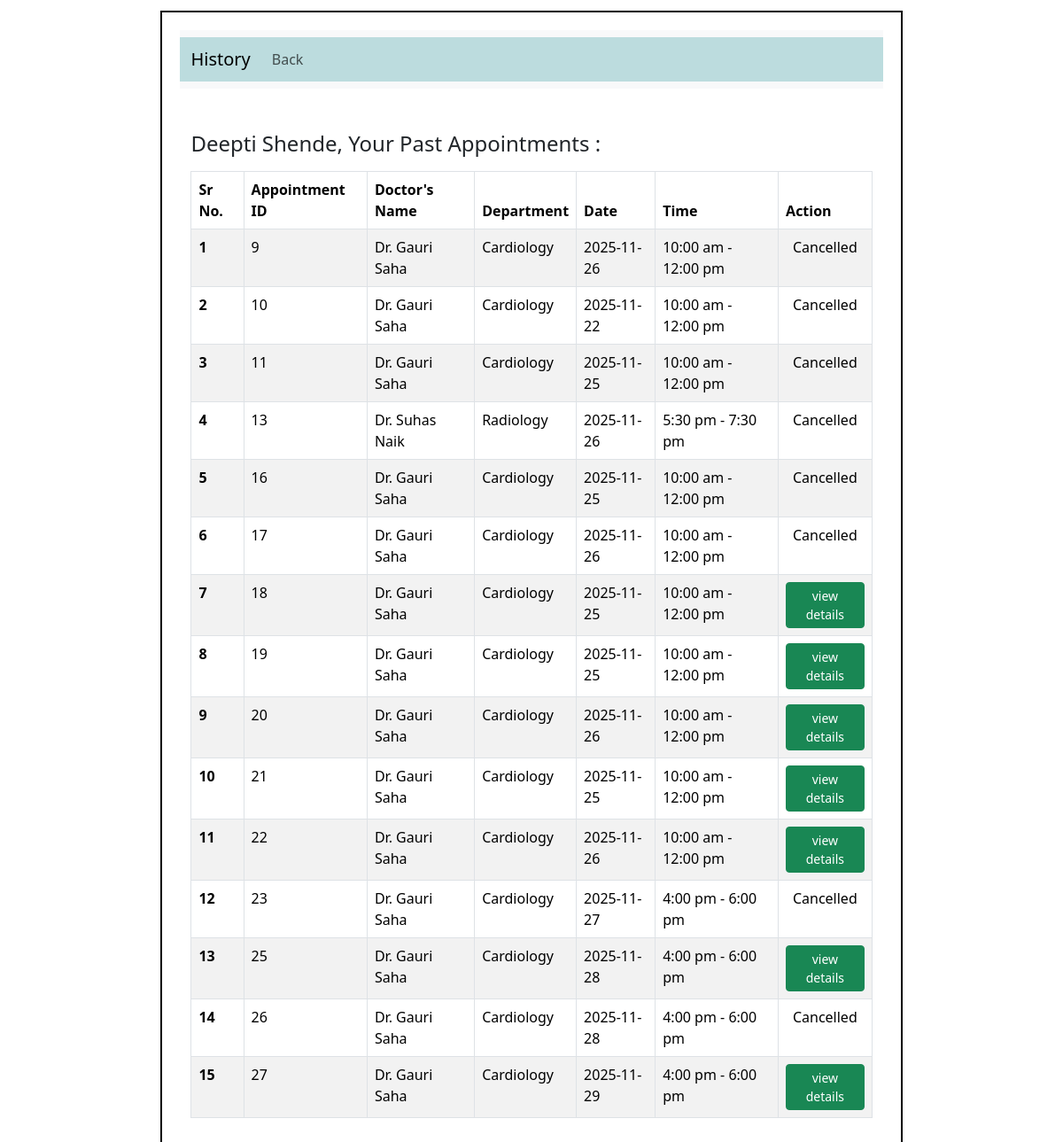
/patient/3/past_appointments, run on an earlier commit of the app's database.
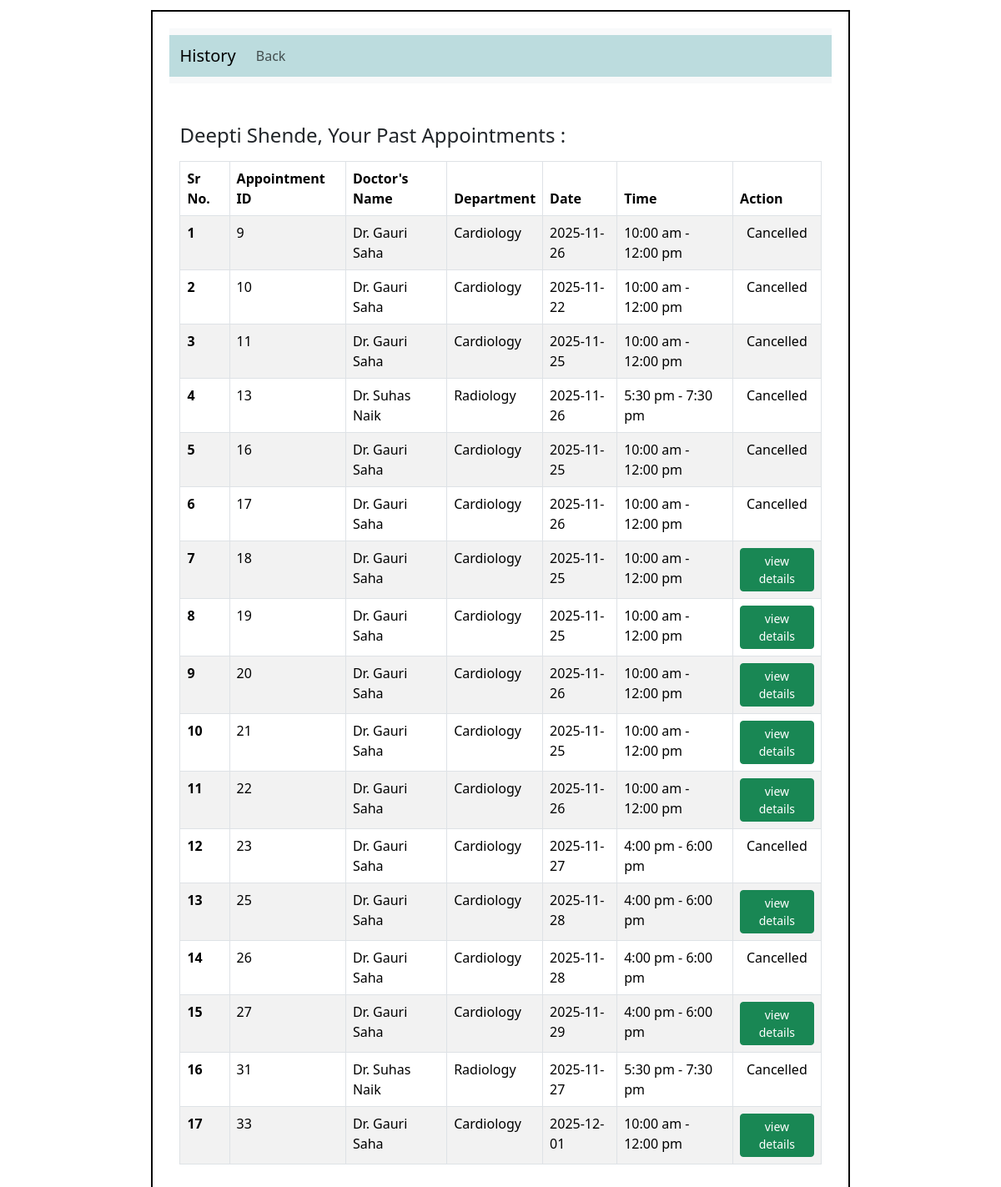
And on a later commit of the database.
### application/models.py (models this page shows)
class Patient(db.Model):
    __tablename__ = "Patient"
    patient_id = db.Column(db.Integer, primary_key=True)
    name = db.Column(db.String(), nullable=False)
    phone = db.Column(db.String())
    age = db.Column(db.Integer)
    gender = db.Column(db.String())
    email = db.Column(db.String(), unique=True)
    username = db.Column(db.String(), unique=True, nullable=False)
    password = db.Column(db.String(), nullable=False)
    address = db.Column(db.String())
    patient_type = db.Column(db.String(), default='OPD')  # OPD/IPD
    status = db.Column(db.String(), default='Active')
    consultant = db.Column(db.Integer, db.ForeignKey('Doctor.doctor_id'))  #foreignkey
    appointments = db.relationship('Appointment', backref='patient', lazy=True)  # relationship
    treatment = db.relationship('Treatment', backref='patient', lazy=True) #realtionship

class Appointment(db.Model):
    __tablename__ = "Appointment"
    appointment_id = db.Column(db.Integer, primary_key=True)
    date = db.Column(db.String() , nullable=False)
    time = db.Column(db.String(), nullable=False)
    status = db.Column(db.String(), default='Upcoming', nullable=False)
    doctor_id = db.Column(db.Integer, db.ForeignKey('Doctor.doctor_id'))   #foreignkey
    patient_id = db.Column(db.Integer, db.ForeignKey('Patient.patient_id'))  #foreignkey

class Doctor(db.Model):
    __tablename__ = "Doctor"
    doctor_id = db.Column(db.Integer, primary_key=True)
    name = db.Column(db.String(), nullable = False)
    phone = db.Column(db.String(), nullable = False)
    age = db.Column(db.Integer, nullable = False)
    gender = db.Column(db.String(), nullable = False)
    email = db.Column(db.String(), unique=True, nullable = False)
    username = db.Column(db.String(), unique=True, nullable=False)
    password = db.Column(db.String(), nullable=False)
    appointments = db.relationship('Appointment', backref='doctor', lazy=True)  # relationship
    dept_id= db.Column(db.Integer, db.ForeignKey('Department.department_id'))    #foreignkey
    role = db.Column(db.String())
    info = db.Column(db.String())
    exp_year = db.Column(db.Integer)

class Department(db.Model):
    __tablename__ = "Department"
    department_id = db.Column(db.Integer, primary_key = True)
    department_name = db.Column(db.String(), nullable=False)
    info = db.Column(db.String(), nullable=False)
    doctors = db.relationship('Doctor', backref='dept', lazy=True) #relationship

### application/controllers.py (the view)
@app.route("/patient/<int:pat_id>/past_appointments", methods=['GET'])
def past_appointments(pat_id):
    patient = Patient.query.filter_by(patient_id=pat_id).first()
    appoint = Appointment.query.filter(Appointment.patient_id==patient.patient_id, Appointment.status.in_(["Completed", "Cancelled"])).all()
    return render_template('p_past_appoint.html', patient=patient, appoint=appoint)

### templates/p_past_appoint.html (shortened to what this page needs)
<!DOCTYPE html>
<html lang="en">
    <head>
        <link rel="stylesheet" href="/static/style.css">
        <link href="https://cdn.jsdelivr.net/npm/bootstrap@5.3.8/dist/css/bootstrap.min.css" rel="stylesheet"
>
    </head>
    <body>
        <div id="main">
            <div id="canvas">
                <nav class="navbar navbar-expand-lg bg-body-tertiary">
                    <div id="nav" class="container-fluid">
                        <a class="navbar-brand">History</a>
                        <div class="collapse navbar-collapse" id="navbarSupportedContent">
                            <ul class="navbar-nav me-auto mb-2 mb-lg-0">
                                <li class="nav-item">
                                    <a class="nav-link" href="/patient/{{patient.patient_id}}">Back</a>
                                </li>
                            </ul>
                    </div>
                </nav>
                <div id="content">
                    <div class="container my-5">
                        <div class="d-flex align-items-center mb-3">
                            <h4 class="m-0 me-2">{{patient.name}}, Your Past Appointments : </h4> <br>
                        </div>
                        <table class="table border table-bordered table-striped">
                            <thead>
                                <tr>
                                    <th scope="col">Sr No.</th>
                                    <th scope="col">Appointment ID</th>
                                    <th scope="col">Doctor's Name</th>
                                    <th scope="col">Department</th>
                                    <th scope="col">Date</th>
                                    <th scope="col">Time</th>
                                    <th scope="col">Action</th>
                                </tr>
                            </thead>
                            <tbody>
                                {% set ns = namespace(found=false, count=0) %}
                                {% for a in appoint %}
                                    {% if a %}
                                    {% set ns.count = ns.count + 1 %}
                                    {% set ns.found = true %}
                                    <tr>
                                        <th scope="row">{{ ns.count }}</th>
                                        <!-- {% set dr = a.doctor %}
                                        {% set dept = dr.dept.department_name %} -->
                                        <td>{{ a.appointment_id }}</td>
                                        <td>Dr. {{ a.doctor.name }}</td>
                                        <td>{{ a.doctor.dept.department_name }}</td>
                                        <td>{{ a.date }}</td>
                                        <td>{{ a.time }}</td>
                                        {% if a.status == "Completed" %}
                                        <td class="text-center">
                                            <a href="/view_patient_history/{{a.appointment_id}}" class="btn btn-success btn-sm">view details</a>
                                        </td>
                                        {% elif a.status == "Cancelled" %}
                                            <td class="text-center" > Cancelled</td>
                                        {% endif %}
                                    </tr>
                                    {% endif %}
                                {% endfor %}
                            </tbody>
                        </table>
                </div>
            </div>
        </div>
    </body>
</html>

### static/style.css (style rules this page uses)
* { margin: 0; }
#main,canvas { border: 2px solid white; margin-top: 10px; height: auto; }
#canvas { width: 60%; height: 600px; margin:auto; border: 2px solid black; }
#nav { background: #bcdcde; height: 50px; }

### templates/p_past_appoint.html (style rules this page uses)
#canvas { width: 70%; height: auto; padding: 20px; }

What changed in the data, as far as the page shows it:
now on this page (row edited): Appointment: count "16", appointment_id "31", doctor.name "Suhas Naik", doctor.dept.department_name "Radiology", date "2025-11-27", time "5:30 pm - 7:30 pm", status "Cancelled"
added Appointment: count "17", appointment_id "33", doctor.name "Gauri Saha", doctor.dept.department_name "Cardiology", date "2025-12-01", time "10:00 am - 12:00 pm"
